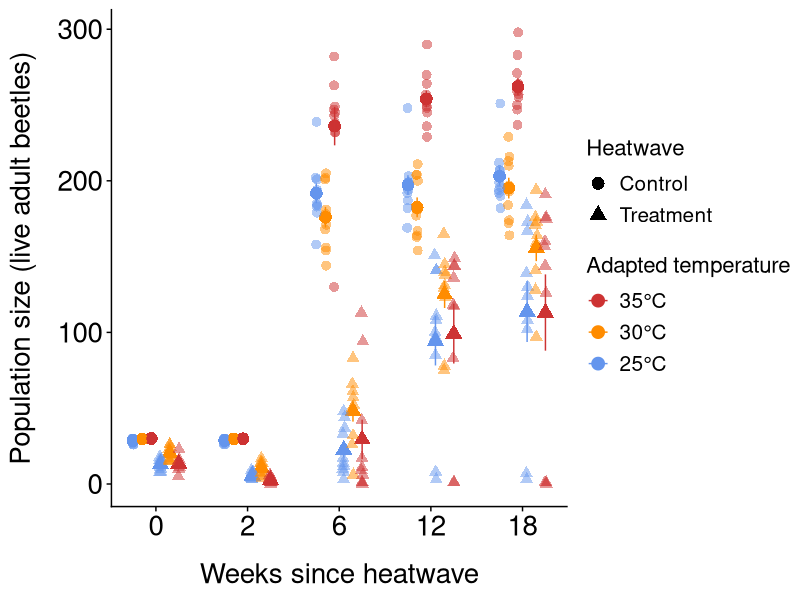

This figure's R source:
# Load packages
library(ggplot2)
library(cowplot)
library(dplyr)
library(car)
library(lme4)

# Import ggplot theme for plots
theme_tess <- function () { 
  theme_cowplot()+
    theme(axis.title.y = element_text(margin = margin(t = 0, r = 15, b = 0, l = 0)))+
    theme(axis.title.x = element_text(margin = margin(t = 15, r = 0, b = 0, l = 0)))+
    theme(axis.text.x=element_text(size=20))+
    theme(axis.text.y=element_text(size=20))+
    theme(axis.title.x=element_text(size=20))+
    theme(axis.title.y=element_text(size=20))+
    theme(plot.title = element_text(hjust = 0.5,size=20))+
    theme(axis.title.y=element_text(size=20))
}

# Import data
data <-read.csv("./data/heatwavepopulation.csv",stringsAsFactors = FALSE,
                strip.white = TRUE, na.strings = c("NA",""))

# Make heatwave a factor
data$heatwave <- factor(data$heatwave, levels = c(0, 1))
  
# Make adapted_temp a factor
data$adapted_temp<- factor(data$adapted_temp,
                           levels = c("25", "30", "35"))

# Make weeks_since_heatwave numeric
data$weeks_since_heatwave <- as.numeric(as.character(data$weeks_since_heatwave))
  
#### PLOT ####

# Calculate summary statistics
  summary_data <- data %>%
    group_by(adapted_temp, heatwave, weeks_since_heatwave) %>%
    summarise(mean = mean(alive),
              n=n(),
              sd = sd(alive),
              se = sd / sqrt(n))
  summary_data$heatwave <- factor(summary_data$heatwave, levels = c(0, 1))
  summary_data$group_id <- interaction(summary_data$adapted_temp, summary_data$heatwave)
  data$group_id <- interaction(data$adapted_temp, data$heatwave)

# Space weeks_since_heatwave raw data points equally
  data <- data %>% 
    mutate(time_index = case_when(
      weeks_since_heatwave == 0  ~ 1,
      weeks_since_heatwave == 2  ~ 2,
      weeks_since_heatwave == 6  ~ 3,
      weeks_since_heatwave == 12 ~ 4,
      weeks_since_heatwave == 18 ~ 5))
  
# Space weeks_since_heatwave summary data points equally
  summary_data <- summary_data %>%
    mutate(time_index = case_when(
      weeks_since_heatwave == 0  ~ 1,
      weeks_since_heatwave == 2  ~ 2,
      weeks_since_heatwave == 6  ~ 3,
      weeks_since_heatwave == 12 ~ 4,
      weeks_since_heatwave == 18 ~ 5))
  
# Order and space heatwave and adapted_temp raw data points 
  data <- data %>%
    mutate(x_offset = case_when(
      heatwave == 0 & adapted_temp == "25" ~ -0.25,
      heatwave == 0 & adapted_temp == "30" ~ -0.15,
      heatwave == 0 & adapted_temp == "35" ~ -0.05,
      heatwave == 1 & adapted_temp == "25" ~  0.05,
      heatwave == 1 & adapted_temp == "30" ~  0.15,
      heatwave == 1 & adapted_temp == "35" ~  0.25))
  
# Order and space heatwave and adapted_temp summary data points 
  summary_data <- summary_data %>%
    mutate(x_offset = case_when(
      heatwave == 0 & adapted_temp == "25" ~ -0.25,
      heatwave == 0 & adapted_temp == "30" ~ -0.15,
      heatwave == 0 & adapted_temp == "35" ~ -0.05,
      heatwave == 1 & adapted_temp == "25" ~  0.05,
      heatwave == 1 & adapted_temp == "30" ~  0.15,
      heatwave == 1 & adapted_temp == "35" ~  0.25))
 
# Offset raw data points
  data <- data %>%
    mutate(x_pos = time_index + x_offset)
  
# Offset summary data points
  summary_data <- summary_data %>%
    mutate(x_pos = time_index + x_offset)

# Generate a plot of population size for different adapted temperatures with and without a heatwave
p <- ggplot(summary_data, aes(x = x_pos, y = mean, color = adapted_temp, shape = heatwave, group = group_id)) +
    geom_point(size = 4) +
    scale_x_continuous(breaks = 1:5, labels = c("0", "2", "6", "12", "18")) +
    geom_jitter(data = data, 
                aes(x = x_pos, y = alive, color = adapted_temp, shape = heatwave),
                width = 0.01, height = 0, size = 3, alpha = 0.5) +
    geom_errorbar(aes(ymin = mean - se, ymax = mean + se), width = 0) +
    scale_shape_manual(values = c("0" = 16, "1" = 17), 
                       name = "Heatwave", 
                       labels = c("0" = "Control", "1" = "Treatment")) +
    scale_color_manual(values = c("cornflowerblue", "darkorange", "brown3"),
                       name = "Adapted temperature",
                       labels = c("25°C", "30°C", "35°C"),
                       breaks = c("25", "30", "35"),
                       guide = guide_legend(reverse = TRUE)) +
    xlab("Weeks since heatwave") +    
    ylab("Population size (live adult beetles)") +
    theme_tess() +
  theme(legend.title = element_text(size = 16),
    legend.text  = element_text(size = 15),
    legend.key.size = unit(0.6, "cm"),
    legend.key.height = unit(0.8, "cm"),
    legend.spacing.y  = unit(0.6, "cm"))

#windows();p 

# Save the plot
ggsave(file="./figures/popsize.pdf", p, 
       width = 35, height = 22, units = "cm", dpi = 200) 

#### STATS ####

#------ Global model ------#

# Create a new column with specific population ids called "pop_id"
data <- data%>%
  mutate(pop_id = paste(adapted_temp,heatwave,population_id, sep = "_"))

# Check that n = 60 for pop_id
#n_distinct(data$pop_id)

# Construct a global linear model
lmmglobal <- lmer(alive ~ adapted_temp * heatwave * weeks_since_heatwave + (1|pop_id),data = data)

# Run a three-way ANOVA
Anova(lmmglobal, type = 3)
#significant three-way interaction


#------ Two-way ANOVAs for each time point ------#

# Filter data for Week 0
week0data <- data %>%
  filter(weeks_since_heatwave == 0)

# Construct a linear model
lm_week0<-lm(alive~adapted_temp*heatwave,data=week0data)

# Run an ANOVA
Anova(lm_week0,type="2")
#signficant interaction

# Filter data for Week 2
week2data <- data %>%
    filter(weeks_since_heatwave == 2)

# Construct a linear model
lm_week2<-lm(alive~adapted_temp*heatwave,data=week2data)

# Run an ANOVA
Anova(lm_week2,type="2")
#significant interaction
  
# Filter data for Week 6
week6data <- data %>%
    filter(weeks_since_heatwave == 6)
  
# Construct a linear model
lm_week6<-lm(alive~adapted_temp*heatwave,data=week6data)

# Run an ANOVA
Anova(lm_week6,type="2")
#significant interaction
  
# Filter data for Week 12
week12data <- data %>%
    filter(weeks_since_heatwave == 12)

# Construct a linear model
lm_week12<-lm(alive~adapted_temp*heatwave,data=week12data)

# Run an ANOVA
Anova(lm_week12,type="2")
#significant interaction

# Filter data for Week 18
week18data <- data %>%
  filter(weeks_since_heatwave == 18)

# Construct a linear model
lm_week18<-lm(alive~adapted_temp*heatwave,data=week18data)

# Run an ANOVA
Anova(lm_week18,type="2")
#significant interaction
